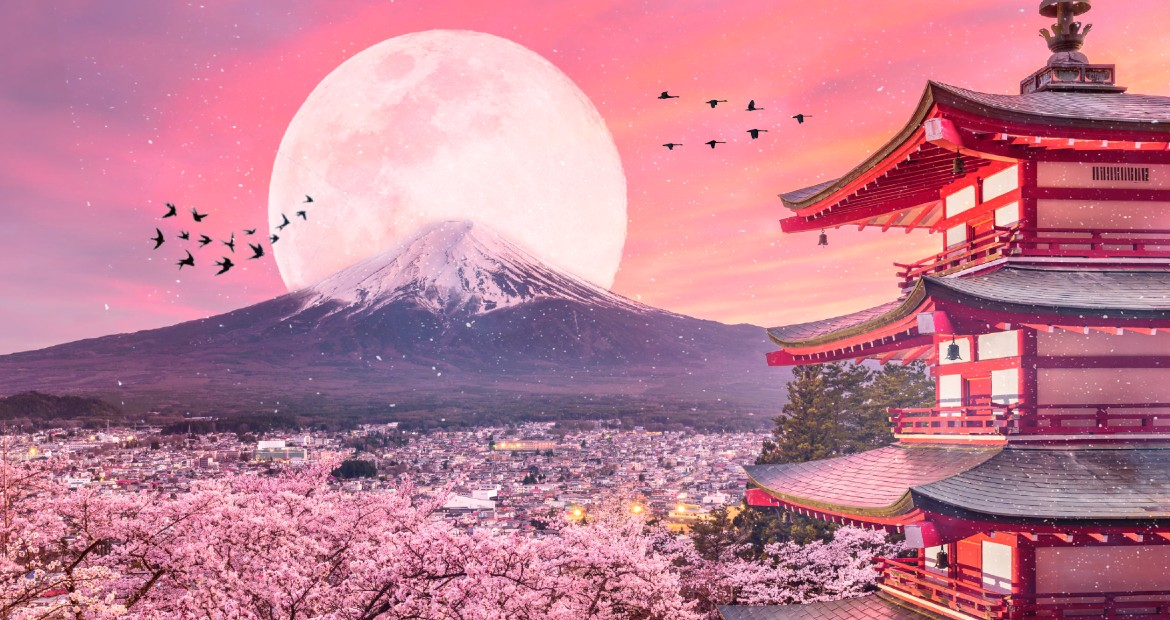
#> input picture Lab2/image.jpg, 1170 x 620 px, found by its file name
$ jupyter execute --allow-errors Lab2.ipynb   (shell and % lines are left out)
#> lines starting #> are read from the running program, lines starting #| are printed output that depends on the picture
<a href="https://colab.research.google.com/github/Kostia9/Data-Analysis-2025/blob/main/Lab2/Lab2.ipynb" target="_parent"></a>

[cell 1]
import pandas as pd
import numpy as np
from sklearn.model_selection import train_test_split, StratifiedKFold
from sklearn.preprocessing import StandardScaler, OneHotEncoder
from sklearn.ensemble import RandomForestClassifier
from sklearn.metrics import accuracy_score, precision_score, recall_score, f1_score, roc_auc_score, average_precision_score, ConfusionMatrixDisplay
from sklearn.cluster import KMeans
import matplotlib.image as mpimg
import matplotlib.pyplot as plt
from sklearn.decomposition import PCA
from sklearn.svm import SVC

[cell 2]
# @title kaggle

from google.colab import files
files.upload()  # Виберіть kaggle.json
#> the answer given: image.jpg

#> (a cell that did not finish here is left out)

# 1. Зниження розмірності і візуалізація даних

#> (a cell that did not finish here is left out)

[cell 5]
pca = PCA(n_components=0.95)
#> (the rest of this cell did not finish here and is left out)

[cell 6]
model = SVC(C=0.1, gamma='auto', probability=True, random_state=1337)

#> (a cell that did not finish here is left out)

#> (a cell that did not finish here is left out)

[cell 9]
# Оцінка класифікатора з pca

model_pca = SVC(C=0.1, gamma='auto', probability=True, random_state=1337)
#> (the rest of this cell did not finish here and is left out)

[cell 10]
# Навчання класифікатора без pca

model_original = SVC(C=0.1, gamma='auto', probability=True, random_state=1337)
#> (the rest of this cell did not finish here and is left out)

## Порівняння

[cell 11]
print("Comparison of Classifier Performance (Original vs. PCA-reduced Data):")
print("-" * 60)
print(f"{'Metric':<15} | {'Original Data':<15} | {'PCA-reduced Data':<15}")
print("-" * 60)
#> (the rest of this cell did not finish here and is left out)

## Застосування t-sne

[cell 12]
from sklearn.manifold import TSNE

tsne = TSNE(n_components=2, random_state=42)
#> (the rest of this cell did not finish here and is left out)

[cell 13]
plt.figure(figsize=(10, 8))
#> (the rest of this cell did not finish here and is left out)

# 2. Кластерний аналіз

Implement k-means clustering for image quantization with 64, 32, 16, and 8 color levels on a chosen image, then visualize and compare the resulting images.

[cell 14]
img = mpimg.imread('/content/image.jpg')
#> img is the input picture: shape (620, 1170, 3); mean R, G, B 192.4, 126.8, 147.2
plt.figure(figsize=(12,8))
plt.imshow(img)
plt.title("Original Image")
plt.axis('off')
plt.show()

## Застосування k-means

[cell 15]
reconstructed_images = {}
n_clusters_list = [64, 32, 16, 8]

img_reshaped = np.reshape(img, (-1, 3)) # (height*width, 3)
original_shape = img.shape
#> original_shape = (620, 1170, 3)

for n_clusters in n_clusters_list:
    kmeans = KMeans(n_clusters=n_clusters, random_state=42, n_init='auto')
    kmeans.fit(img_reshaped)

    # Reconstruct the image
    labels = kmeans.labels_
    quantized_pixels = kmeans.cluster_centers_[labels]
    reconstructed_image = quantized_pixels.reshape(original_shape)
    reconstructed_images[n_clusters] = reconstructed_image
#> after the loop, reconstructed_images = 4 items

## Візуалізація та порівняння

[cell 16]
fig, axes = plt.subplots(2, 2, figsize=(13, 8))
axes = axes.ravel()

for i, (n_clusters, reconstructed_image) in enumerate(reconstructed_images.items()):
    ax = axes[i]
    ax.imshow(reconstructed_image.astype(np.uint8))
    ax.set_title(f'K-means з {n_clusters} кластерами')
    ax.axis('off')
#> this loop made 4 passes
#> n_clusters on passes 1 to 4: 64, 32, 16, 8

plt.tight_layout()
plt.show()
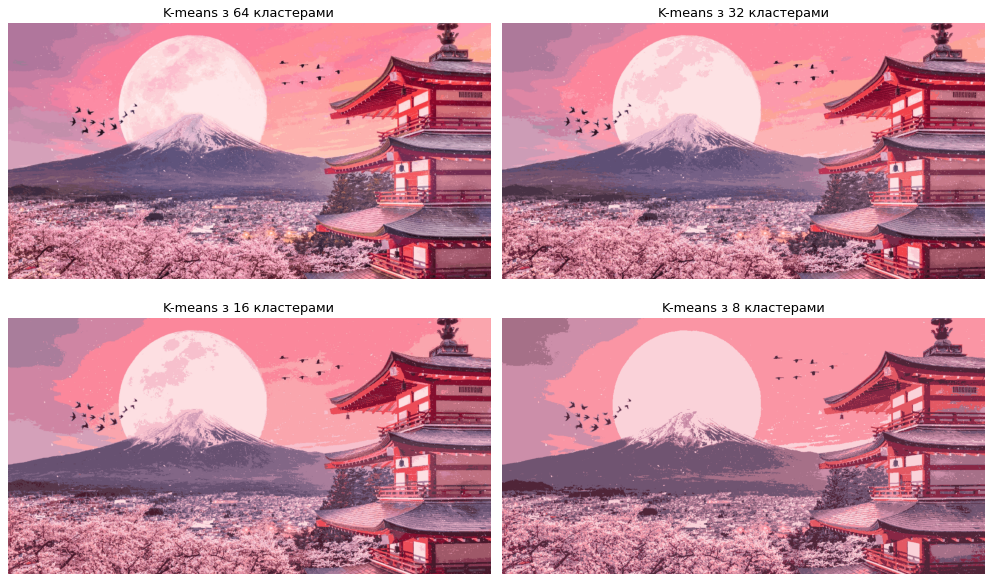
#> figure drawn by matplotlib, 4 panels

# 3. Обробка та класифікація текстових даних

[cell 17]
# @title kaggle

from google.colab import files
files.upload()  # Виберіть kaggle.json
#> the answer given: image.jpg
